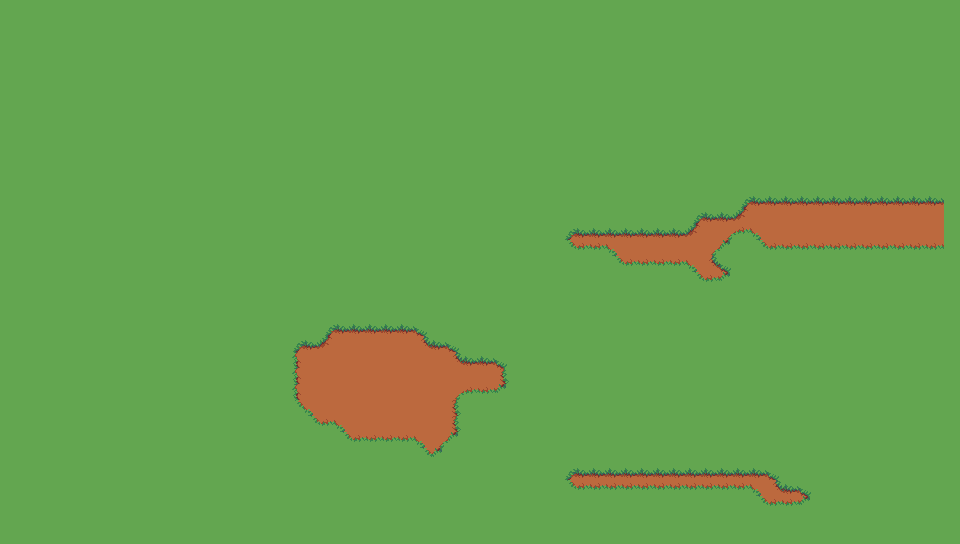

This is a level from a 2D game, rendered from its Tiled map with the project's own tilesets. A one-line summary and the map file follow, with tile-layer data summarised:
An orthogonal 60x34 tile map with 16x16 px tiles, 1 tile layer (GrassDirt), 2 tilesets and 28 objects.

<map version="1.10" tiledversion="1.10.1" orientation="orthogonal" renderorder="right-down" width="60" height="34" tilewidth="16" tileheight="16" infinite="0" nextlayerid="3" nextobjectid="32">
 <tileset firstgid="1" source="BasicLandscape.tsx" />
 <tileset firstgid="2913" source="Decorations1.tsx" />
 <layer id="1" name="GrassDirt" width="60" height="34">
  <data>[2040 cells, 2040 non-empty, 16 distinct tile ids]</data>
 </layer>
 <objectgroup id="2" name="Object Layer 1">
  <object id="3" gid="3063" x="364.8" y="302.2" width="34.4" height="34.4" />
  <object id="4" gid="3288" x="364.8" y="336.6" width="34.4" height="34.4" />
  <object id="5" gid="3288" x="364.8" y="405.4" width="34.4" height="34.4" />
  <object id="6" gid="3243" x="364.8" y="371" width="34.4" height="34.4" />
  <object id="7" gid="3198" x="364.8" y="336.6" width="34.4" height="34.4" />
  <object id="8" gid="3153" x="364.8" y="302.2" width="34.4" height="34.4" />
  <object id="9" gid="3108" x="364.8" y="267.8" width="34.4" height="34.4" />
  <object id="10" gid="3063" x="364.8" y="233.4" width="34.4" height="34.4" />
  <object id="11" gid="3018" x="364.8" y="199" width="34.4" height="34.4" />
  <object id="12" gid="3019" x="399.2" y="233.4" width="34.4" height="34.4" />
  <object id="13" gid="3019" x="399.2" y="199" width="34.4" height="34.4" />
  <object id="14" gid="3064" x="399.2" y="233.4" width="34.4" height="34.4" />
  <object id="15" gid="3109" x="399.2" y="267.8" width="34.4" height="34.4" />
  <object id="16" gid="3154" x="399.2" y="302.2" width="34.4" height="34.4" />
  <object id="17" gid="3199" x="399.2" y="336.6" width="34.4" height="34.4" />
  <object id="18" gid="3244" x="399.2" y="371" width="34.4" height="34.4" />
  <object id="19" gid="3200" x="433.6" y="336.6" width="34.4" height="34.4" />
  <object id="20" gid="3155" x="433.6" y="302.2" width="34.4" height="34.4" />
  <object id="21" gid="3110" x="433.6" y="267.8" width="34.4" height="34.4" />
  <object id="22" gid="3197" x="330.4" y="336.6" width="34.4" height="34.4" />
  <object id="23" gid="3152" x="330.4" y="302.2" width="34.4" height="34.4" />
  <object id="24" gid="3107" x="330.4" y="267.8" width="34.4" height="34.4" />
  <object id="25" gid="3062" x="330.4" y="233.4" width="34.4" height="34.4" />
  <object id="26" gid="3106" x="296" y="267.8" width="34.4" height="34.4" />
  <object id="27" gid="3151" x="296" y="302.2" width="34.4" height="34.4" />
  <object id="28" gid="3242" x="330.4" y="371" width="34.4" height="34.4" />
  <object id="29" gid="3287" x="330.4" y="405.4" width="34.4" height="34.4" />
  <object id="30" gid="3289" x="399.2" y="405.4" width="34.4" height="34.4" />
 </objectgroup>
</map>
